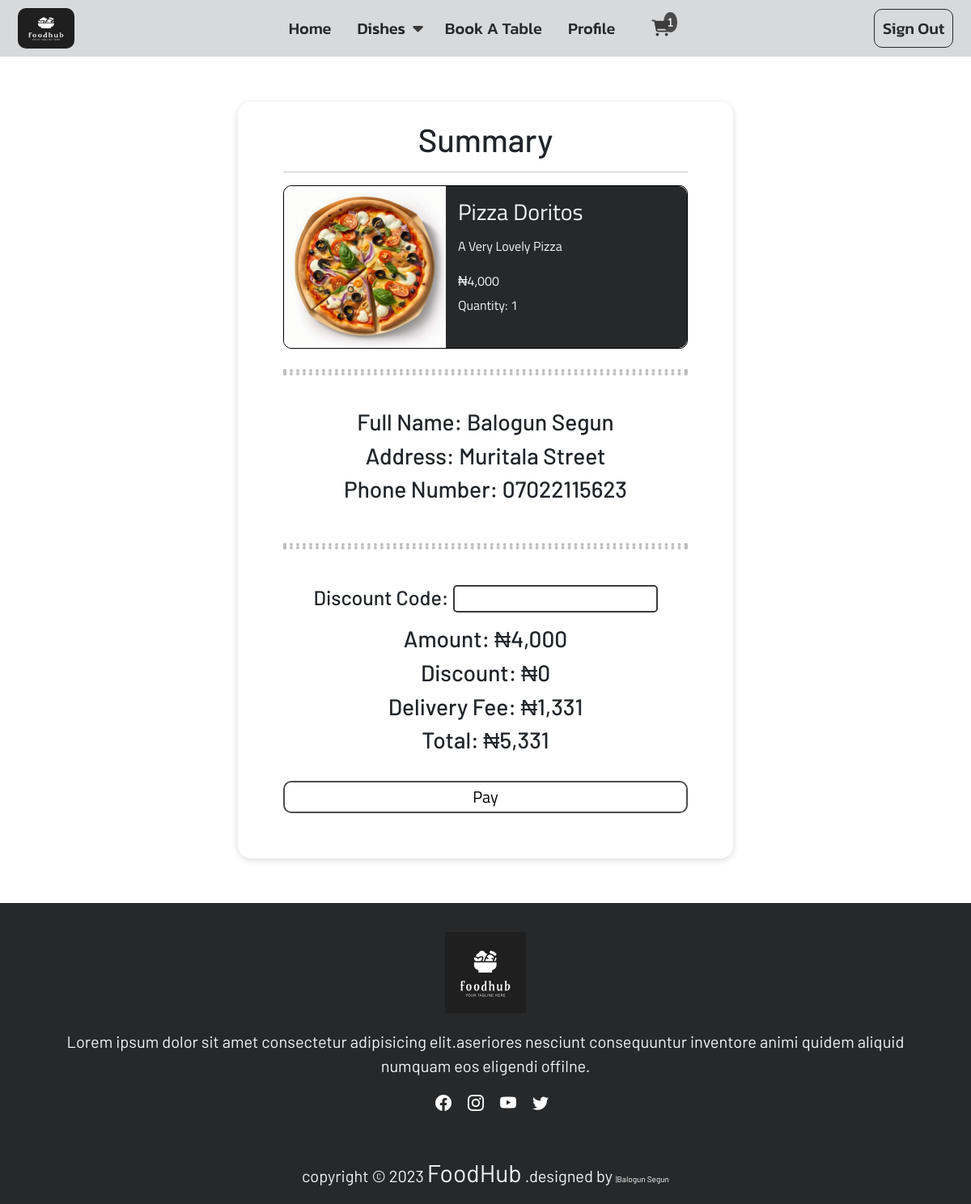
/checkout (signed in), run on the app's committed database.
### food_app/models.py (models this page shows, shortened)
class CartItem(models.Model):
    cart = models.ForeignKey(Cart, on_delete=models.CASCADE)
    product = models.ForeignKey(Product, on_delete=models.CASCADE)
    quantity = models.PositiveIntegerField(default=1)
    paid = models.BooleanField(default=False)
    amount = models.CharField(max_length=50)

class Product(models.Model):
    type = models.ForeignKey(Category, on_delete=models.CASCADE)
    product_name = models.CharField(max_length=100)
    pics = models.ImageField(upload_to="product_pics")
    price = models.IntegerField()
    description = models.TextField(max_length=100)
    slug = models.SlugField()

class User(AbstractUser):
    full_name = models.CharField(max_length=200, null=True)
    email = models.EmailField(unique=True)
    username = models.CharField(unique=False, max_length=100, null=True, default='')
    address = models.CharField(max_length=200, null=True)
    avatar = models.ImageField(null=True, upload_to="profile_pics", default="profile_pics/avatar.png")
    joined = models.DateTimeField(auto_now_add=True)
    USERNAME_FIELD = 'email'
    REQUIRED_FIELDS = ['username']

### food_app/views.py (the view, shortened to what this page needs)
# urls.py: path('checkout', views.check_out, name="checkout"),
@login_required(login_url='login')
def check_out(request):
    cart = request.user.cart
    cart_items = CartItem.objects.filter(cart=cart)
    amount = sum(int(product.amount)for product in cart_items)
    discount_percentage = 20
    delivery_fee = randint(1000, 2000)
    is_discount = False
    discount_price = 0
    if is_discount:
        discoun_price = (discount_percentage / 100) * amount
        discount_price = round(discoun_price, 2)
    total_amount = round(amount + delivery_fee - discount_price, 2)
    request.session['total_amount'] = total_amount
    print(request.session.get('total_amount', 0.0))
    context = {
        "cart_item": cart_items,
        "amount": amount,
        "total_amount": total_amount,
        "discount": discount_price,
        "delivery_fee": delivery_fee,
    }
    return render(request, 'checkout.html', context)

### food_app/context_processors.py (called while the page is built)
def site_settings(request):
    today = datetime.date.today()
    year = today.year
    category = Category.objects.all()
    return {'category': category, 'year': year}

def order_item_count(request):
    if request.user.is_authenticated:
        cart = request.user.cart
        cart_items = CartItem.objects.filter(cart=cart)
        return {'order_item_count': cart_items.count()}
    return {'order_item_count': 0}

### templates/checkout.html (shortened to what this page needs)
{% extends 'base.html' %}
  {% load static %}
  {% load humanize %}
  {% block content %}
  <div class="container cartty">
    <div class="cart">
      <h1 class="text-center text-capitalize mb-3">summary</h1>
      <hr>
      {% for item in cart_item %}
        <div class="each-cart">
          <div class="cart-img">
            <a href=""><img src="{{ item.product.pics.url }}" alt="food-img"></a>
          </div>
          <div class="each-cart-details">
            <h3 class="text-capitalize">{{ item.product.product_name }}</h3>
            <h6 class="text-capitalize mt-3">{{ item.product.description }}</h6>
            <h6 class="mt-4">₦{{ item.product.price|intcomma }}</h6>
            <div class="">
              <p>quantity: {{ item.quantity }}</p>
            </div>
          </div>
        </div>
      {% endfor %}
      <hr class="hr">
      <div class="checkout">
        <div class="cart-summary">
          <h3>Full Name: {{ request.user.full_name }}</h3>
          <h3>Address: {{ request.user.address }}</h3>
          <h3>Phone number: 07022115623</h3>
        </div>
        <hr class="hr">
        <div class="cart-summary">
          <form action="{% url 'checkout' %}" method="post">
            <p>Discount code: <input type="text" name="discount"></p>
          </form>
          <h3>Amount: ₦{{ amount|intcomma }}</h3>
          <h3>Discount: ₦{{ discount|intcomma }}</h3>
          <h3>delivery fee: ₦{{delivery_fee|intcomma}}</h3>
          <h3>total: ₦{{ total_amount|intcomma }}</h3>
        </div>
      </div>
      <form action="{% url 'pay' %}" method="post">
        <button type="submit" class="summary-btn">pay</button>
      </form>
    </div>
  </div>
  {% endblock content %}

### static/css/main.css (style rules this page uses)
* { margin: 0%; padding: 0%; border-spacing: 0%; }
html, body { margin:0; height:100%; }
.cartty { display: flex; justify-content: center; }
.cart { margin: 5% 0; box-shadow: rgba(0, 0, 0, 0.15) 0px 2px 8px; padding: 5%; padding-top: 2%; background-color: white; border-radius: 1rem; font-weight: 500; font-family: 'Amiri Quran', serif; }
.cart h1 { font-family: 'Barlow', sans-serif; }
.each-cart { display: grid; grid-template-columns: 1fr 2fr; margin-bottom: 5% !important; margin: auto; max-width: 500px; border: 1px solid black; border-radius: 10px; }
.cart-img { display: flex; justify-content: center; align-items: center; }
.each-cart img { height: 200px; max-width: auto; border-radius:10px 0 0 10px; }
.each-cart h3 { display: flex; justify-content: space-between; }
.each-cart-details { text-transform: capitalize; background-color: #272829; border-radius: 0 10px 10px 0; color: #f1f4f6; padding: 5%; font-family: 'Titillium Web', sans-serif;; }
.cart-summary { font-family: 'Barlow', sans-serif; padding: 5% 0; }
.cart-summary p { font-family: 'Barlow', sans-serif; font-size: 25px; }
.cart-summary p input { font-family: 'Barlow', sans-serif; font-size: 20px; border: 2px solid #3B3B3B; border-radius: 5px; outline: none; padding: 0 2%; }
.summary-btn { border: 2px solid rgba(0, 0, 0, 0.697); border-radius: 10px; font-family: 'Titillium Web', sans-serif; color: black; font-size: 20px; background-color: white; width: 100%; text-transform: capitalize; height: 40px; transition: 0.6s ease; }
.hr { border: 4px dotted black; }
.checkout { font-size: 12px; text-transform: capitalize; font-weight: 500; font-family: 'Amiri Quran', serif; text-align: center; }

### data on the page
CartItem: product.pics (picture), product.product_name "Pizza Doritos", product.description "A Very Lovely Pizza", product.price "4,000", quantity "1"
User: user.full_name "Balogun Segun", user.address "Muritala Street"

### other printed values
{{ amount|intcomma }} "4,000"
{{ discount|intcomma }} "0"
